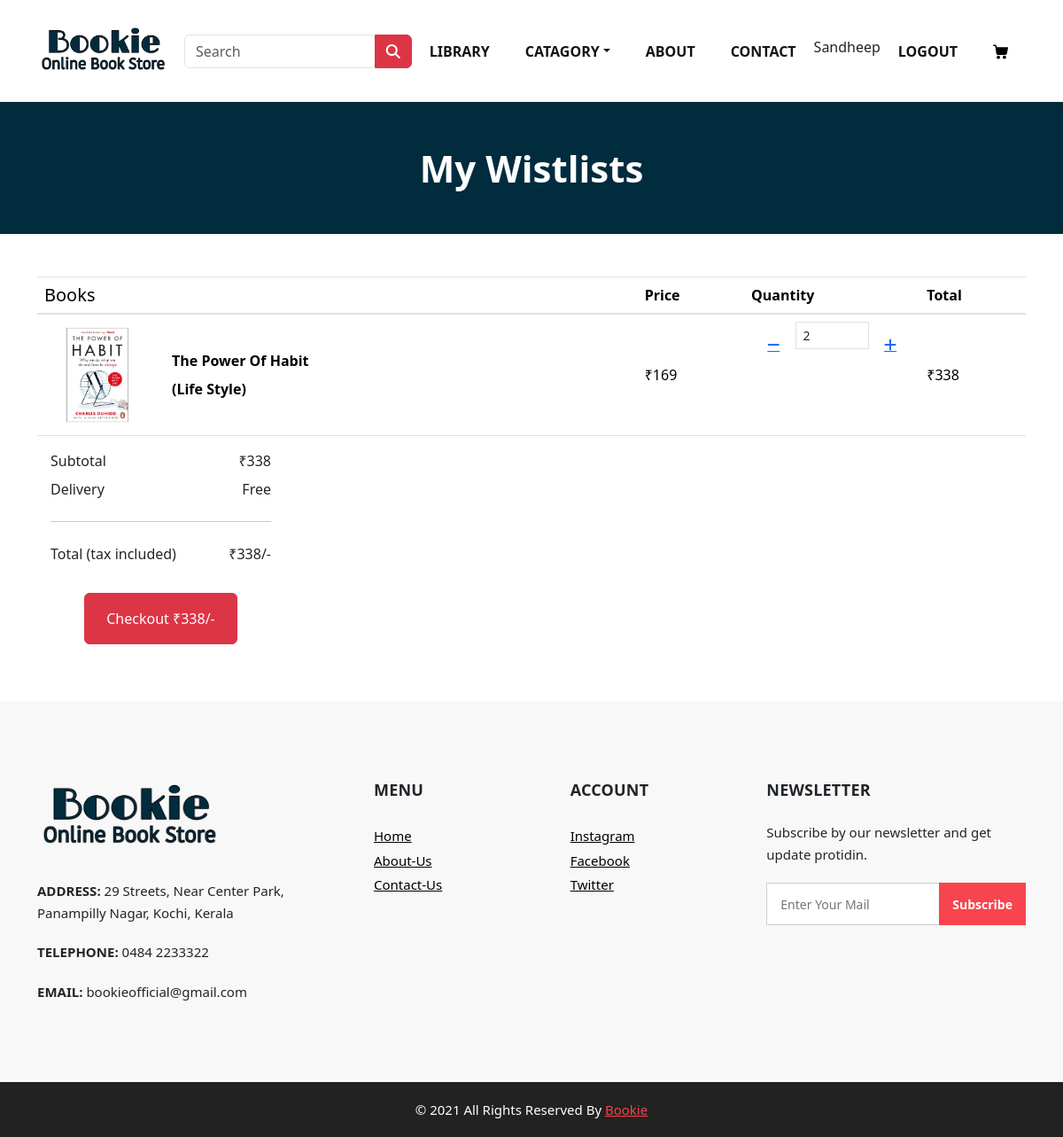
Screenshot of /cart/cart (signed in) with the database file from the repository.
### cart/models.py (models this page shows, shortened)
class cartitems(models.Model):
    books=models.ForeignKey(books,on_delete=models.CASCADE)
    cart=models.ForeignKey(cartlist,on_delete=models.CASCADE)
    quantity=models.IntegerField()
    available=models.BooleanField(default=True)
    def total(self):
        return self.books.price*self.quantity

### home/models.py (models this page shows, shortened)
class books(models.Model):
    name=models.CharField(max_length=50)
    slug=models.SlugField(max_length=50, unique=True)
    img=models.ImageField(upload_to='product')
    cate=models.ForeignKey(category, on_delete=models.CASCADE)
    desc=models.TextField()
    stock=models.IntegerField(max_length=50)
    price=models.IntegerField()
    available=models.BooleanField()

class category(models.Model):
    name=models.CharField(max_length=50, unique=True)
    slug=models.SlugField(max_length=50, unique=True)
    def __str__(self):
        return '{}' .format(self.name)

### cart/views.py (the view)
# urls.py: path('cart/', include('cart.urls')),
def cart(request,tot=0,count=0,cart_item=None,ct_items=None):
    try:
        user = request.user
        if user.is_authenticated:
            ct = cartlist.objects.filter(user=user)
        else:
            cart_id = request.session.get('cart_id')
            ct = cartlist.objects.filter(cart_id=cart_id)
        ct_items = cartitems.objects.filter(cart__in=ct, available=True)   #active
        for i in ct_items:
            tot += (i.books.price * i.quantity)
            count += i.quantity
    except ObjectDoesNotExist:
        return HttpResponse("<script> alert('Empty Cart');window.location'/';</script>")
    print('hello')
    return render(request,'cart.html',{'ci':ct_items,'t':tot,'cn':count})

### templates/cart.html
{% extends "base.html" %}
{% load static %}
{% block content %}
<section class="inner_page_head">
    <div class="container_fuild">
       <div class="row">
          <div class="col-md-12">
             <div class="full">
                <h3>My Wistlists</h3>
             </div>
          </div>
       </div>
    </div>
 </section>
 <section class="h-100 h-custom">
   <div class="container h-100 py-5">
     <div class="row d-flex justify-content-center align-items-center h-100">
       <div class="col">
         <div class="table-responsive">
           <table class="table">
             <thead>
               <tr>
                 <th scope="col" class="h5">Books</th>
                 <th scope="col">Price</th>
                 <th scope="col">Quantity</th>
                 <th scope="col">Total</th>
               </tr>
             </thead>
             <tbody>
              {% for i in ci %}
                <tr>
                  <th scope="row">
                     <div class="d-flex align-items-center">
                        <img src="{{i.books.img.url}}" class="img-fluid rounded-3"
                        style="width: 120px;" alt="Book">
                        <div class="flex-column ms-4">
                        <p class="mb-2">{{i.books.name}}</p>
                        <p class="mb-0">({{i.books.cate}})</p>
                        </div>
                     </div>
                  </th>
                  <td class="align-middle">
                     <p class="mb-0" style="font-weight: 500;">₹{{i.books.price}}</p>
                  </td>
                  <td class="quantity">
                    <div class="input-group mb-3">
                      <a href="{% url 'cart_decrement' i.books.id %}" class="fa-solid fa-minus" style="padding: 10%;"></a>
                      <input name="quantity" class="form-control form-control-sm" style="width: 50px;" value="{{i.quantity}}">
                      <a href="{% url 'addcart' i.books.id %}" class="fa-solid fa-plus"style=" padding: 10%;"></a>
                    </div>
                  </td>
                  <td class="align-middle">
                     <p class="mb-0" style="font-weight: 500;">₹{{i.total}}</p>
                  </td>
                </tr>
              {% endfor %}
              </tbody>
           </table>
         </div>
         <div class="col-lg-4 col-xl-3">
            <div class="d-flex justify-content-between" style="font-weight: 500;">
              <p class="mb-2">Subtotal</p>
              <p class="mb-2">₹{{t}}</p>
            </div>
            <div class="d-flex justify-content-between" style="font-weight: 500;">
              <p class="mb-0">Delivery</p>
              <p class="mb-0">Free</p>
            </div>
            <hr class="my-4">
            <div class="d-flex justify-content-between mb-4" style="font-weight: 500;">
              <p class="mb-2">Total (tax included)</p>
              <p class="mb-2">₹{{t}}/-</p>
            </div>
            <p class="text-center"><a href="{% url 'checkout' %}" class="btn btn-danger py-3 px-4">Checkout   ₹{{t}}/-</a></p>
          </div>
      </div>
     </div>
   </div>
 </section>
{% endblock %}

### templates/base.html (shortened to what this page needs)
{% load static %}
<!DOCTYPE html>
<html>
<head>
   <link rel="stylesheet" type="text/css" href="{% static 'css/bootstrap.css' %}" />
   <link href="{% static '/font-awesome.min.css' %}" rel="stylesheet" />
   <link href="{% static 'css/style.css' %}" rel="stylesheet" />
   <link href="{% static 'css/responsive.css' %}" rel="stylesheet" />
   <link rel="stylesheet" href="https://cdnjs.cloudflare.com/ajax/libs/font-awesome/6.4.2/css/all.min.css" />
   <link rel="stylesheet" href="https://cdn.jsdelivr.net/npm/bootstrap@5.3.2/dist/css/bootstrap.min.css" />
</head>
<body>
   <div class="hero_area">
      <header class="header_section">
         <div class="container">
            <nav class="navbar navbar-expand-lg custom_nav-container ">
               <a class="navbar-brand" href="/"><img width="150" src="{% static 'images/logo.png' %}" alt="#" /></a>
               <form action="search" method="get">
                  <div class="input-group rounded">
                        <input type="search" class="form-control rounded" placeholder="Search" aria-label="Search" aria-describedby="search-addon" name="q" />
                        <button type="submit" class="btn btn-danger">
                           <i class="fa fa-search"></i>
                        </button>
                  </div>
               </form>
               <div class="collapse navbar-collapse" id="navbarSupportedContent">
                  <ul class="navbar-nav">
                     <li class="nav-item">
                        <a class="nav-link" href="{% url 'library' %}">Library</a>
                     </li>
                     <li class="nav-item dropdown">
                        <a class="nav-link dropdown-toggle" href="#" id="dropdown04" data-toggle="dropdown"
                           aria-haspopup="true" aria-expanded="false">Catagory</a>
                     </li>
                     <li class="nav-item">
                        <a class="nav-link" href="{% url 'about' %}">About</a>
                     </li>
                     <li class="nav-item">
                        <a class="nav-link" href="{% url 'contact' %}">Contact</a>
                     </li>
                     {% if user.is_authenticated %}
                     <li>{{user.first_name}}</li>
                     <li class="nav-item"><a href="{% url 'logout' %}" class="nav-link">Logout</a></li>
                     {% else %}
                     <li class="nav-item"><a href="{% url 'login' %}" class="nav-link">Login</a></li>
                     <li class="nav-item"><a href="{% url 'register' %}" class="nav-link">Register</a></li>
                     {% endif %}
                     <li class="nav-item">
                        <a class="nav-link" href="{% url 'cart' %}">
                        </a>
                     </li>
                  </ul>
               </div>
            </nav>
         </div>
      </header>
      {% block content %}
      {% endblock %}
      <footer>
         <div class="container">
            <div class="row">
               <div class="col-md-4">
                  <div class="full">
                     <div class="logo_footer">
                        <a href="/"><img width="210" src="{% static 'images/logo.png' %}" alt="#" /></a>
                     </div>
                     <div class="information_f">
                        <p><strong>ADDRESS:</strong> 29 Streets, Near Center Park, Panampilly Nagar, Kochi, Kerala</p>
                        <p><strong>TELEPHONE:</strong> 0484 2233322</p>
                        <p><strong>EMAIL:</strong> bookieofficial@gmail.com</p>
                     </div>
                  </div>
               </div>
               <div class="col-md-8">
                  <div class="row">
                     <div class="col-md-7">
                        <div class="row">
                           <div class="col-md-6">
                              <div class="widget_menu">
                                 <h3>Menu</h3>
                                 <ul>
                                    <li><a href="/">Home</a></li>
                                    <li><a href="{% url 'about' %}">About-Us</a></li>
                                    <li><a href="{% url 'contact' %}">Contact-Us</a></li>
                                 </ul>
                              </div>
                           </div>
                           <div class="col-md-6">
                              <div class="widget_menu">
                                 <h3>Account</h3>
                                 <ul>
                                    <li><a href="https://www.instagram.com/">Instagram</a></li>
                                    <li><a href="https://www.facebook.com/">Facebook</a></li>
                                    <li><a href="https://twitter.com/">Twitter</a></li>
                                 </ul>
                              </div>
                           </div>
                        </div>
                     </div>
                     <div class="col-md-5">
                        <div class="widget_menu">
                           <h3>Newsletter</h3>
                           <div class="information_f">
                              <p>Subscribe by our newsletter and get update protidin.</p>
                           </div>
                           <div class="form_sub">
                              <form>
                                 <fieldset>
                                    <div class="field">
                                       <input type="email" placeholder="Enter Your Mail" name="email" />
                                       <input type="submit" value="Subscribe" />
                                    </div>
                                 </fieldset>
                              </form>
                           </div>
                        </div>
                     </div>
                  </div>
               </div>
            </div>
         </div>
      </footer>
      <div class="cpy_">
         <p class="mx-auto">© 2021 All Rights Reserved By <a href="/">Bookie</a><br>
         </p>
      </div>
</body>
</html>

### static/css/style.css (style rules this page uses)
* { box-sizing: border-box; }
body { font-family: 'Montserrat', sans-serif; color: #0c0c0c; background-color: #ffffff; overflow-x: hidden; }
a, a:hover, a:focus { text-decoration: none; }
.btn, .btn:focus { outline: none !important; -webkit-box-shadow: none; box-shadow: none; }
.hero_area { position: relative; min-height: 100vh; display: -webkit-box; display: -ms-flexbox; display: flex; -webkit-box-orient: vertical; -webkit-box-direction: normal; -ms-flex-direction: column; flex-direction: column; }
.header_section { padding: 15px 0; }
.navbar-brand { font-family: 'Playfair Display', serif; }
.custom_nav-container { padding: 0; }
.custom_nav-container .navbar-nav { margin-left: auto; }
.custom_nav-container .navbar-nav .nav-item .nav-link { padding: 5px 20px; color: #131313; text-align: center; text-transform: uppercase; border-radius: 5px; -webkit-transition: all 0.3s; transition: all 0.3s; font-weight: 700; }
.custom_nav-container .navbar-nav .nav-item .nav-link svg { width: 17px; height: auto; fill: #000000; margin-bottom: 2px; }
.inner_page_head { background: #002c3e; text-align: center; color: #fff; padding-top: 50px; padding-bottom: 40px; }
.inner_page_head h3 { font-size: 42px; font-weight: 800; }
footer { background: #f8f8f8; padding: 90px 0 70px; }
.logo_footer { margin-bottom: 30px; }
.information_f p { margin-bottom: 1.2rem; line-height: 25px; font-size: 15px; }
.widget_menu h3 { font-size: 18px; font-weight: 700; text-transform: uppercase; letter-spacing: 0.2px; margin-bottom: 25px; }
.widget_menu ul { list-style: none; padding: 0; margin: 0; }
.widget_menu ul li { float: left; width: 100%; }
.widget_menu ul li a { font-size: 15px; color: #000; margin-bottom: 0; float: left; width: 100%; margin-top: 5px; }
.field { display: flex; }
.widget_menu { float: left; width: 100%; }
div.form_sub .field input[type="email"], div.form_sub .field input[type="email"]:hover, div.form_sub .field input[type="email"]:focus { padding: 10px 110px 10px 15px; border-radius: 0; border: solid #ccc 1px; font-size: 14px; position: relative; box-shadow: none; width: 100%; height: 48px; }
.form_sub { position: relative; }
.form_sub input[type="email"] + input[type="submit"] { position: absolute; right: 0; background: #f7444e; color: #fff; border: none; top: 0px; font-size: 14px; height: 48px; font-weight: 600; padding: 0 15px; }
form input { background: #fff; border: solid #ccc 1px; padding: 15px 15px; width: 100%; font-size: 14px; margin-bottom: 20px; text-transform: capitalize; line-height: normal; }
form input[type="submit"] { border: none; padding: 15px 45px; width: auto; font-size: 16px; text-transform: capitalize; line-height: normal; margin: 0 auto; display: flex; background: #333; color: #fff; font-weight: 600; transition: ease all 0.1s; }
.cpy_ { background: #222; text-align: center; padding: 20px 0; }
.cpy_ p { margin: 0; color: #fff; font-size: 15px; font-weight: 400; }
.cpy_ p a { margin: 0; color: #f7444e; font-size: 15px; font-weight: 400; }

### static/css/responsive.css (style rules this page uses)
@media (min-width: 1200px) { .container { max-width: 1170px; } }

### rows the page displays
cartitems: books.img (picture), books.name "The Power Of Habit", books.cate "Life Style", books.price "169", quantity "2", total "338"

### other values shown
{{ user.first_name }} "Sandheep"
{{ t }} "338"
